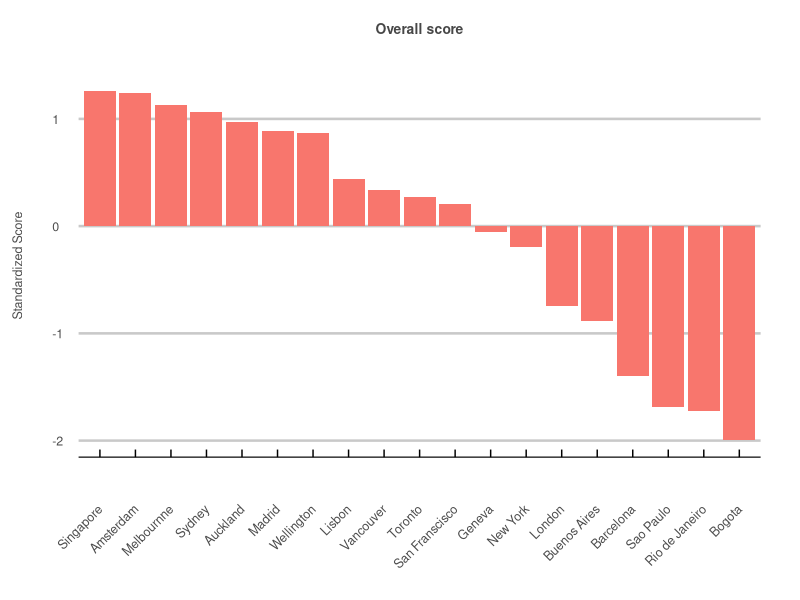
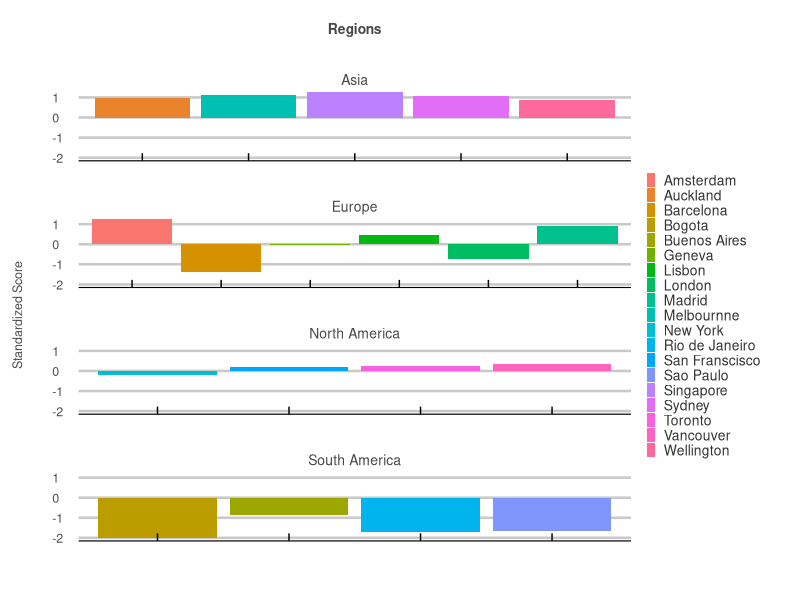
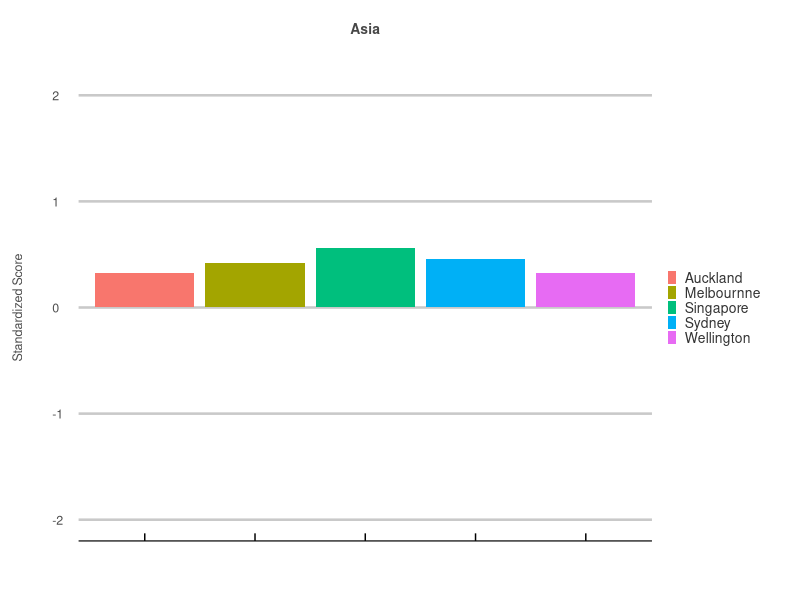
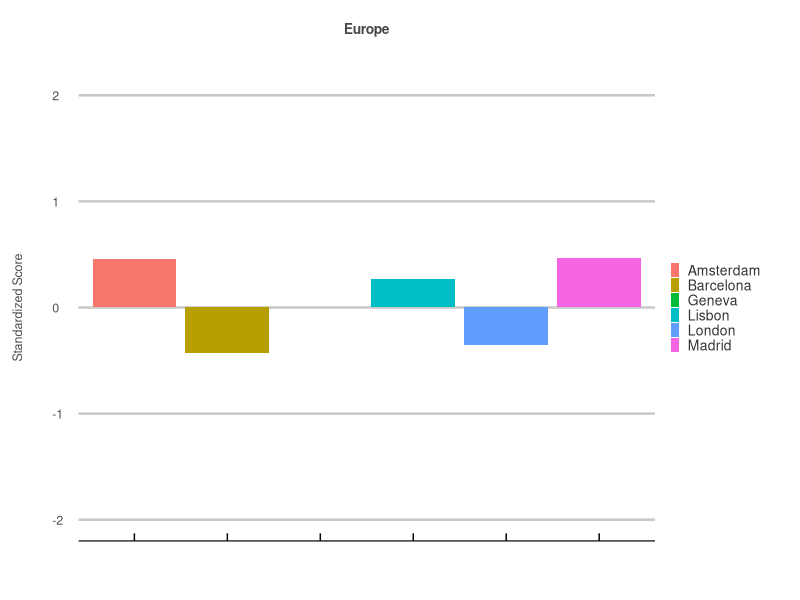
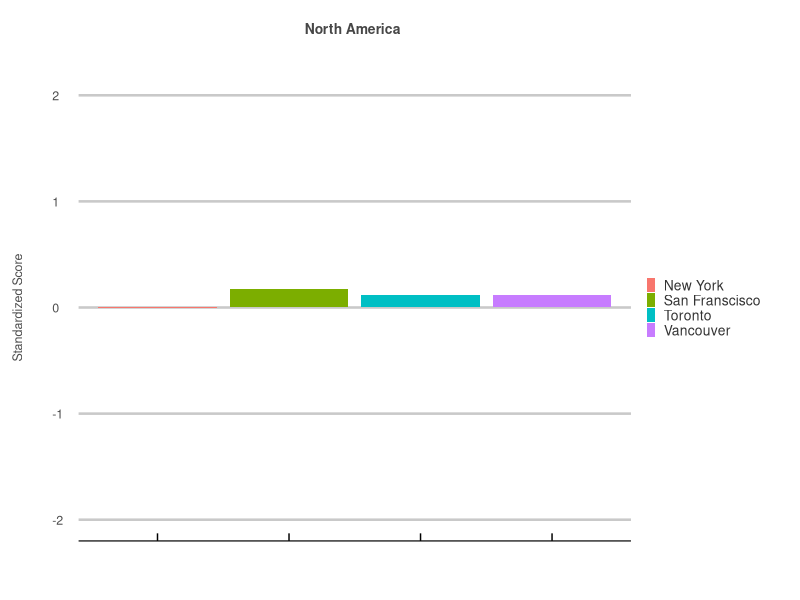
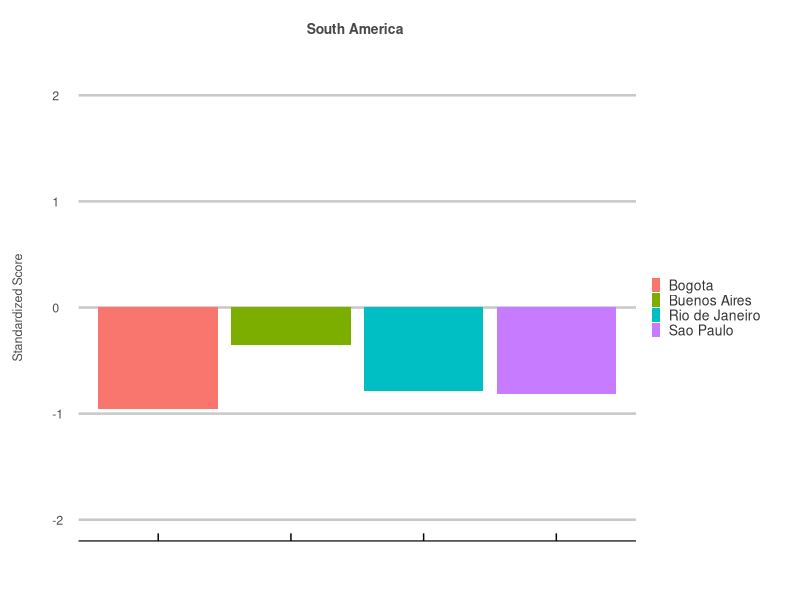

Generate these figures, in order, with R:
library(tidyverse)
library(dplyr)
library(ggplot2)
library(ggthemes)
library(tidyverse)
library(gridExtra)

# gets the z scores. 
get_z_scores <- function(col) {
  avg <- mean(col)
  sd <- sd(col)
  z_scores <- list()
  for(i in 1:length(col)) {
    z_scores[i] <- (col[i] - avg) / sd
  }
  return(unlist(z_scores))
}

# a list of cities to be analyzed
cities <- c("London", "Barcelona", "Madrid", "Amsterdam", "Geneva", "Lisbon",
            "Vancouver", "Toronto", "New York", "San Franscisco",
            "Singapore", "Wellington", "Auckland", "Sydney", "Melbournne",
            "Buenos Aires", "Bogota", "Rio de Janeiro", "Sao Paulo")


# a list of corresponding regions 
regions <- c(rep("Europe", 6), rep("North America", 4), rep("Asia", 5), rep("South America", 4))


# 1) Wikepedia - km2 - https://www.wikipedia.org/
population_density <- get_z_scores(c(5598, 16000, 5337, 4908, 12000, 5445.7,
                                     5749, 4427.8, 10194, 6655.4,
                                     7804, 900, 1210, 2037, 503.472,
                                     13680, 17755, 5377, 7216.3))

# 2) Numbeo - Average Monthly Net Salary (After Tax) USD - https://www.numbeo.com/cost-of-living/city_price_rankings?itemId=105
average_wage <- get_z_scores(c(4238.68, 2039.94, 2804.49, 4195.81, 6171.96, 1247,
                               3288.54, 3356.11, 6530.28, 6133.08,
                               5117.62, 2644.28, 3326.10, 4109.44, 3465.38,
                               403.17, 364.45, 399.80, 491.76))

# 3) Numbeo - Cost of Living Index - https://www.numbeo.com/cost-of-living/rankings_current.jsp
cost_of_living <- get_z_scores(c(85.5, 59.2, 53.9, 69.9, 116.4, 53.7,
                                 73.9, 73.0, 100.0, 97.7,
                                 87.3, 76.2, 79.2, 82.4, 80.3,
                                 30.0, 29.7, 42.3, 44.1))

# 4) HUGSI - global ranking - https://www.hugsi.green/ranking
green <- get_z_scores(c(91, 96, 239, 233, 53, 95,
                        105, 110, 242, 256,
                        213, 84, 188, 180, 203,
                        264, 267, 134, 211))

# 5) Worldwide Governance Indicators - 2020 Estimate - z scores - https://info.worldbank.org/governance/wgi/
government <- get_z_scores(c(1.38, 0.89, 0.89, 1.85, 2.02, 1.02,
                             1.64, 1.64, 1.32, 1.32,
                             2.34, 1.59, 1.59, 1.62, 1.62,
                             -0.22, 0.04,-0.447, -0.447))

# 6) Numbeo - Safety Index 2023 - https://www.numbeo.com/crime/rankings.jsp
saftey <- get_z_scores(c(46.1, 49.3, 72.5, 70.9, 69.4, 66.9,
                         59.1, 57.3, 50.5, 38.6,
                         76.9, 66.5, 50.7, 65.7, 56.0,
                         36.8, 33.8, 22.4, 29.4))

# 7) Numbeo - pollution index 2023 - https://www.numbeo.com/pollution/rankings.jsp
pollution <- get_z_scores(c(57.7, 65.2, 40.0, 25.1, 25.5, 27.7,
                            26.6, 37.2, 57.9, 50.2,
                            33.0, 22.8, 31.0, 30.5, 28.4,
                            52.4, 70.2, 67.4, 79.0))

# 8) Wikepedia - cities by sunshine duration - https://en.wikipedia.org/wiki/List_of_cities_by_sunshine_duration
sunshine <- get_z_scores(c(1633, 2591, 2769, 1662, 1887, 2806,
                           1937.6, 2066.4, 2534.7, 3061.7,
                           2022.4, 2058.7, 2003.1, 2468.1, 2362.6,
                           2525.2, 1328.0, 2187.3, 1893.5))

# 9) the global economy - Political stability index - https://www.theglobaleconomy.com/rankings/wb_political_stability/
stability <- get_z_scores(c(0.54, 0.58, 0.58, 0.92, 1.13, 0.95,
                            0.94, 0.94, 0, 0,
                            1.49, 1.44, 1.44, 0.85, 0.85,
                            -0.11, -0.91, -0.49, -0.49))


# make bad things negative
population_density <- -population_density
cost_of_living <- -cost_of_living
pollution <- -pollution


# times the most important (psychological/mental health based) factors by 3
adjusted_population_density <- population_density*3
adjusted_green <- green*3
adjusted_pollution <- pollution*3


# times the next most important factors by 2
adjusted_saftey <- saftey*2
adjusted_government <- government*2
adjusted_stability <- stability*2


# a list of non-adjusted indicators to be averaged for a total score (categories plots)
indicators <- c("population_density", "average_wage", "cost_of_living", 
                "green", "government", "saftey", 
                "pollution", "sunshine", "stability")


# a list of adjusted indicators to be averaged for a total score (total score and total score regions plots)
adjusted_indicators <- c("adjusted_population_density", "average_wage", "cost_of_living", 
                         "adjusted_green", "adjusted_government", "adjusted_saftey", 
                         "adjusted_pollution", "sunshine", "adjusted_stability")


# returns the row averages of multiple columns. 
get_avg <- function(z_scores) {
  measures = tibble(z_scores = character())
  for(i in 1:length(z_scores)) {
    measures[i,] = z_scores[i]
  }
  measure_length <- nrow(measures)
  row_length <- length(eval(parse(text=z_scores[1])))
  
  data <- tibble(city=cities)
  for(i in 1:measure_length) {
    data[,i+1] <- eval(parse(text=z_scores[i]))
  }
  avg <- list()
  for(i in 1:row_length) {
    avg[i] <- rowMeans(data[i,-1])
  }
  return(unlist(avg))
}


# creates a dataframe of the non-adjusted data. 
df <- tibble("City" = cities,
             "Region" = regions,
             "Population Density" = population_density,
             "Average Wage" = average_wage,
             "Cost of Living" = cost_of_living,
             "Green" = green,
             "Government" = government,
             "Saftey" = saftey,
             "Pollution" = pollution,
             "Sunishine" = sunshine,
             "Stability" = stability,
             "Total" = get_avg(indicators))


# creates a dataframe of the adjusted data. 
adjusted_df <- tibble("City" = cities,
                      "Region" = regions,
                      "Population Density" = adjusted_population_density,
                      "Average Wage" = average_wage,
                      "Cost of Living" = cost_of_living,
                      "Green" = adjusted_green,
                      "Government" = adjusted_government,
                      "Saftey" = adjusted_saftey,
                      "Pollution" = adjusted_pollution,
                      "Sunishine" = sunshine,
                      "Stability" = adjusted_stability,
                      "Total" = get_avg(adjusted_indicators))


# creates a personal theme for data visualization. 
my_theme <- theme_economist_white(gray_bg = FALSE) +
  theme(plot.title = element_text(hjust = 0.5,
                                  vjust = 10,
                                  size = 10,
                                  color = "#474747"),
        plot.margin = unit(c(1.5, 1, 1.5, 1), "cm"),
        axis.text = element_text(size = 9,
                                 color = "gray30"),
        axis.text.x=element_text(vjust = -2.5),
        axis.title.x = element_text(size = 9,
                                    color = "gray30",
                                    vjust = -10),
        axis.title.y = element_text(size = 9,
                                    color = "gray30",
                                    vjust = 10),
        legend.direction = "vertical", 
        legend.position = "right",
        legend.title = element_blank(),
        legend.text = element_text(size = 10,
                                   color = "gray20"),
        legend.margin=margin(0, 0, 0, 0),
        legend.spacing.x = unit(0.5, "cm"),
        legend.key.size = unit(0.25, "cm"), 
        legend.key.height = unit(0.25, "cm"),
        strip.text = element_text(hjust = 0.5,
                                  vjust = 1,
                                  size = 10,
                                  color = "#474747"),
        panel.spacing = unit(2, "lines"))


# total score 
adjusted_df %>%
  ggplot(aes(x = reorder(City, -Total), y=Total, fill = "red")) +
  geom_bar(stat = "identity", position = "dodge") +
  ggtitle("Overall score") +
  ylab("Standardized Score") +
  my_theme + 
  theme(axis.title.x=element_blank(),
        legend.position="none",
        axis.text.x = element_text(angle = 45, vjust = 0.5, hjust=1))



# total score regions
adjusted_df %>%
  ggplot(aes(x = City, y = Total, fill = City)) +
  geom_bar(stat = "identity", position = "dodge") +
  ggtitle("Regions") +
  ylab("Standardized Score") +
  facet_wrap(~Region, scales = "free_x", ncol=1) +
  my_theme + 
  theme(axis.title.x=element_blank(),
        axis.text.x = element_blank())





# categories Asia 
df %>%
  filter(Region == "Asia") %>%
  ggplot(aes(x = City, y = Total, fill = City)) +
  geom_bar(stat = "identity", position = "dodge") +
  ggtitle("Asia") +
  ylab("Standardized Score") +
  ylim(-2, 2) +
  my_theme + 
  theme(axis.title.x=element_blank(),
        axis.text.x = element_blank())
 

# categories Europe 
df %>%
  filter(Region == "Europe") %>%
  ggplot(aes(x = City, y = Total, fill = City)) +
  geom_bar(stat = "identity", position = "dodge") +
  ggtitle("Europe") +
  ylab("Standardized Score") +
  ylim(-2, 2) +
  my_theme + 
  theme(axis.title.x=element_blank(),
        axis.text.x = element_blank())


# categories North America 
df %>%
  filter(Region == "North America") %>%
  ggplot(aes(x = City, y = Total, fill = City)) +
  geom_bar(stat = "identity", position = "dodge") +
  ggtitle("North America ") +
  ylab("Standardized Score") +
  ylim(-2, 2) +
  my_theme + 
  theme(axis.title.x=element_blank(),
        axis.text.x = element_blank())


# categories South America 
df %>%
  filter(Region == "South America") %>%
  ggplot(aes(x = City, y = Total, fill = City)) +
  geom_bar(stat = "identity", position = "dodge") +
  ggtitle("South America ") +
  ylab("Standardized Score") +
  ylim(-2, 2) +
  my_theme + 
  theme(axis.title.x=element_blank(),
        axis.text.x = element_blank())



